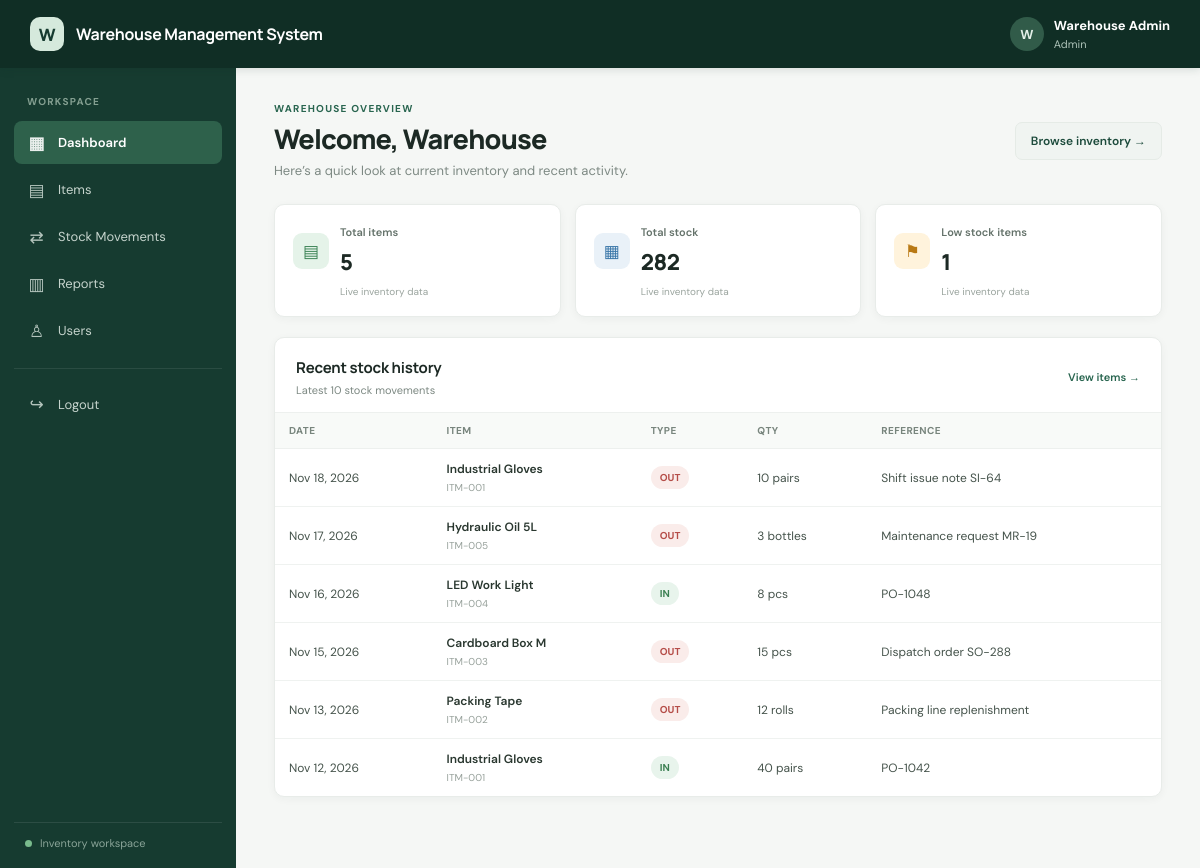
/user/dashboard.php (signed in), run on the app's committed database.
### tables this page shows
CREATE TABLE IF NOT EXISTS stock_movements (
  id BIGINT UNSIGNED NOT NULL AUTO_INCREMENT,
  item_id INT UNSIGNED NOT NULL,
  movement_type ENUM('IN','OUT') NOT NULL,
  quantity INT UNSIGNED NOT NULL,
  movement_date DATE NOT NULL,
  reference_note VARCHAR(255) NULL,
  created_by INT UNSIGNED NOT NULL,
  created_at TIMESTAMP NOT NULL DEFAULT CURRENT_TIMESTAMP,
  PRIMARY KEY (id),
  KEY idx_movements_item_date (item_id,movement_date),
  KEY idx_movements_type_date (movement_type,movement_date),
  KEY idx_movements_created_by (created_by),
  CONSTRAINT fk_movements_item FOREIGN KEY (item_id) REFERENCES items(id) ON DELETE RESTRICT ON UPDATE CASCADE,
  CONSTRAINT fk_movements_user FOREIGN KEY (created_by) REFERENCES users(id) ON DELETE RESTRICT ON UPDATE CASCADE
);

CREATE TABLE IF NOT EXISTS items (
  id INT UNSIGNED NOT NULL AUTO_INCREMENT,
  item_code VARCHAR(40) NOT NULL,
  item_name VARCHAR(160) NOT NULL,
  category VARCHAR(100) NOT NULL,
  location VARCHAR(80) NOT NULL,
  quantity INT UNSIGNED NOT NULL DEFAULT 0,
  unit VARCHAR(40) NOT NULL,
  reorder_level INT UNSIGNED NOT NULL DEFAULT 0,
  created_at TIMESTAMP NOT NULL DEFAULT CURRENT_TIMESTAMP,
  updated_at TIMESTAMP NOT NULL DEFAULT CURRENT_TIMESTAMP ON UPDATE CURRENT_TIMESTAMP,
  PRIMARY KEY (id), UNIQUE KEY uq_items_code (item_code), KEY idx_items_category (category), KEY idx_items_name (item_name), KEY idx_items_low_stock (quantity,reorder_level)
);

### includes/init.php (called while the page is built, shortened)
<?php
require_once __DIR__ . '/../config/database.php';
function e(mixed $value): string { return htmlspecialchars((string)$value, ENT_QUOTES | ENT_SUBSTITUTE, 'UTF-8'); }
function url(string $path = ''): string { return rtrim(BASE_PATH, '/') . '/' . ltrim($path, '/'); }
function currentUser(): ?array { return $_SESSION['user'] ?? null; }
function dateValue(?string $date): string { return $date ? date('M j, Y', strtotime($date)) : '—'; }
function historyRows(array $filters = [], int $limit = 0): array {
    $sql = 'SELECT sm.*, i.item_code, i.item_name, i.category, i.unit, u.full_name FROM stock_movements sm JOIN items i ON i.id=sm.item_id JOIN users u ON u.id=sm.created_by WHERE 1=1';
    $params = [];
    $sql .= ' ORDER BY sm.movement_date DESC, sm.id DESC';
    if ($limit > 0) $sql .= ' LIMIT ' . (int)$limit;
    $stmt = db()->prepare($sql); $stmt->execute($params); return $stmt->fetchAll();
}
function layoutStart(string $title, string $active = ''): void { require __DIR__ . '/header.php'; }
function layoutEnd(): void { require __DIR__ . '/footer.php'; }

### config/database.php (called while the page is built, shortened)
<?php
function db(): PDO
{
    static $pdo = null;
    if ($pdo instanceof PDO) return $pdo;
    $dsn = 'mysql:host=' . DB_HOST . ';port=' . DB_PORT . ';dbname=' . DB_NAME . ';charset=utf8mb4';
    $pdo = new PDO($dsn, DB_USER, DB_PASS, [
        PDO::ATTR_ERRMODE => PDO::ERRMODE_EXCEPTION,
        PDO::ATTR_DEFAULT_FETCH_MODE => PDO::FETCH_ASSOC,
        PDO::ATTR_EMULATE_PREPARES => false,
    ]);
    return $pdo;
}

### user/dashboard.php (the view)
<?php
require_once __DIR__ . '/../includes/init.php';requireLogin();$pdo=db();$stats=[['Total items',(int)$pdo->query('SELECT COUNT(*) FROM items')->fetchColumn(),'▤','green'],['Total stock',(int)$pdo->query('SELECT COALESCE(SUM(quantity),0) FROM items')->fetchColumn(),'▦','blue'],['Low stock items',(int)$pdo->query('SELECT COUNT(*) FROM items WHERE quantity<=reorder_level')->fetchColumn(),'⚑','amber']];$recent=historyRows([],10);$title='Dashboard';$active='dashboard';layoutStart($title,$active);
?><div class="page-heading"><div><div class="eyebrow">WAREHOUSE OVERVIEW</div><h1>Welcome, <?= e(explode(' ',currentUser()['full_name'])[0]) ?></h1><p>Here’s a quick look at current inventory and recent activity.</p></div><a class="button light" href="<?= e(url('user/items.php')) ?>">Browse inventory →</a></div><section class="stats-grid three"><?php foreach($stats as [$label,$value,$icon,$color]):?><article class="stat-card"><span class="stat-icon <?= e($color) ?>"><?= e($icon) ?></span><span class="stat-label"><?= e($label) ?></span><strong><?= number_format($value) ?></strong><span class="stat-note">Live inventory data</span></article><?php endforeach;?></section><section class="panel"><div class="panel-heading"><div><h2>Recent stock history</h2><p>Latest 10 stock movements</p></div><a class="text-link" href="<?= e(url('user/items.php')) ?>">View items →</a></div><div class="table-wrap"><table><thead><tr><th>Date</th><th>Item</th><th>Type</th><th>Qty</th><th>Reference</th></tr></thead><tbody><?php if(!$recent):?><tr><td colspan="5" class="empty">No stock history available.</td></tr><?php else:foreach($recent as $r):?><tr><td><?= e(dateValue($r['movement_date'])) ?></td><td><b><?= e($r['item_name']) ?></b><small class="subtext"><?= e($r['item_code']) ?></small></td><td><span class="badge <?= strtolower($r['movement_type']) ?>-badge"><?= e($r['movement_type']) ?></span></td><td><?= e($r['quantity'].' '.$r['unit']) ?></td><td><?= e($r['reference_note']?:'—') ?></td></tr><?php endforeach;endif;?></tbody></table></div></section><?php layoutEnd();?>

### assets/css/style.css (style rules this page uses)
:root { --green-950:#102e25;--green-900:#163b30;--green-800:#1d4b3c;--green-700:#28654f;--green-600:#328260;--green-100:#e8f3ed;--ink:#1c2924;--muted:#7d8983;--line:#e8ece9;--canvas:#f5f7f5;--white:#fff;--amber:#b97914;--red:#c34f4d;--blue:#3976a8;--shadow:0 2px 8px rgba(18,47,36,.045) }
* { box-sizing:border-box }
body { margin:0;background:var(--canvas);color:var(--ink);font:14px 'DM Sans',Arial,sans-serif }
a { color:inherit;text-decoration:none }
.page-heading { display:flex;justify-content:space-between;align-items:center;gap:20px;margin:0 0 25px }
.page-heading h1 { font:800 27px Manrope,sans-serif;letter-spacing:-.8px;margin:5px 0 5px }
.page-heading p,.panel-heading p { color:var(--muted);margin:0;font-size:13px }
.eyebrow { font-size:10px;letter-spacing:1.25px;color:var(--green-700);font-weight:700 }
.button { border:0;border-radius:7px;padding:10px 15px;min-height:38px;display:inline-flex;justify-content:center;align-items:center;gap:8px;font-weight:600;font-size:12px;cursor:pointer;transition:filter .15s,transform .15s }
.button.light { background:#f0f4f1;color:var(--green-800);border:1px solid #e5ebe6 }
.stats-grid { display:grid;gap:14px;margin-bottom:20px }
.stats-grid.three { grid-template-columns:repeat(3,minmax(0,1fr)) }
.stat-card { background:var(--white);border:1px solid var(--line);box-shadow:var(--shadow);border-radius:10px;padding:17px 18px 15px;display:grid;grid-template-columns:36px 1fr;align-items:center;column-gap:11px;min-height:113px }
.stat-icon { grid-row:span 2;width:36px;height:36px;border-radius:9px;display:grid;place-items:center;font-size:17px }
.stat-icon.green { background:#e5f3e9;color:#398153 }
.stat-icon.blue { background:#e9f1f8;color:var(--blue) }
.stat-icon.amber { background:#fff3dc;color:var(--amber) }
.stat-label { color:#65736b;font-size:11px;font-weight:600 }
.stat-card strong { font:800 22px Manrope,sans-serif;letter-spacing:-.5px;margin-top:3px }
.stat-note { grid-column:2;color:#9aa49e;font-size:10px;margin-top:3px }
.panel { background:#fff;border:1px solid var(--line);border-radius:10px;box-shadow:var(--shadow);margin-bottom:17px;overflow:hidden }
.panel-heading { padding:19px 21px 15px;display:flex;align-items:center;justify-content:space-between;gap:14px }
.panel-heading h2 { font:700 15px Manrope,sans-serif;margin:0 0 5px;letter-spacing:-.2px }
.panel-heading p { font-size:11px }
.table-wrap { overflow-x:auto;width:100% }
table { border-collapse:collapse;width:100%;min-width:650px;font-size:12px }
thead { background:#f8faf8 }
th { text-align:left;color:#78857d;font-size:10px;letter-spacing:.4px;font-weight:700;text-transform:uppercase;padding:11px 14px;border-top:1px solid #edf0ee;border-bottom:1px solid #edf0ee;white-space:nowrap }
td { padding:12px 14px;border-bottom:1px solid #eff2f0;vertical-align:middle;color:#45534b }
tbody tr:last-child td { border-bottom:0 }
td b { font-weight:600;color:#29372f }
.subtext { display:block;color:#97a19b;font-size:10px;margin-top:4px }
.badge { display:inline-flex;align-items:center;border-radius:20px;padding:5px 9px;font-size:10px;font-weight:700;white-space:nowrap }
.in-badge { background:#e8f4ec;color:#3b8052 }
.out-badge { background:#faecea;color:#b54d48 }
.text-link { color:var(--green-700);font-size:11px;font-weight:600 }

### data on the page
stock_movements: movement_date "Nov 18, 2026", item.item_name "Industrial Gloves", item.item_code "ITM-001", movement_type "OUT", quantity.unit "10 pairs", reference_note "Shift issue note SI-64"
stock_movements: movement_date "Nov 17, 2026", item.item_name "Hydraulic Oil 5L", item.item_code "ITM-005", movement_type "OUT", quantity.unit "3 bottles", reference_note "Maintenance request MR-19"
stock_movements: movement_date "Nov 16, 2026", item.item_name "LED Work Light", item.item_code "ITM-004", movement_type "IN", quantity.unit "8 pcs", reference_note "PO-1048"
stock_movements: movement_date "Nov 15, 2026", item.item_name "Cardboard Box M", item.item_code "ITM-003", movement_type "OUT", quantity.unit "15 pcs", reference_note "Dispatch order SO-288"
stock_movements: movement_date "Nov 13, 2026", item.item_name "Packing Tape", item.item_code "ITM-002", movement_type "OUT", quantity.unit "12 rolls", reference_note "Packing line replenishment"
stock_movements: movement_date "Nov 12, 2026", item.item_name "Industrial Gloves", item.item_code "ITM-001", movement_type "IN", quantity.unit "40 pairs", reference_note "PO-1042"

### other printed values
APP_NAME "Warehouse Management System"
substr($user['full_name'],0,1) "W"
$user['full_name'] "Warehouse Admin"
$user['role'] "Admin"
$label "Dashboard"
$label "Items"
$label "Stock Movements"
$label "Reports"
$label "Users"
explode(' ',currentUser()['full_name'])[0] "Warehouse"
$icon "▤"
$label "Total items"
$value "5"
$icon "▦"
$label "Total stock"
